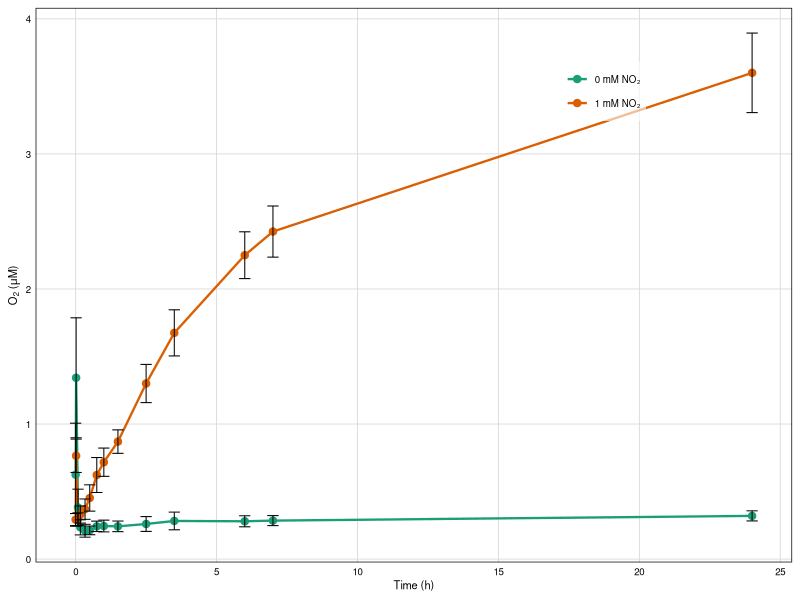
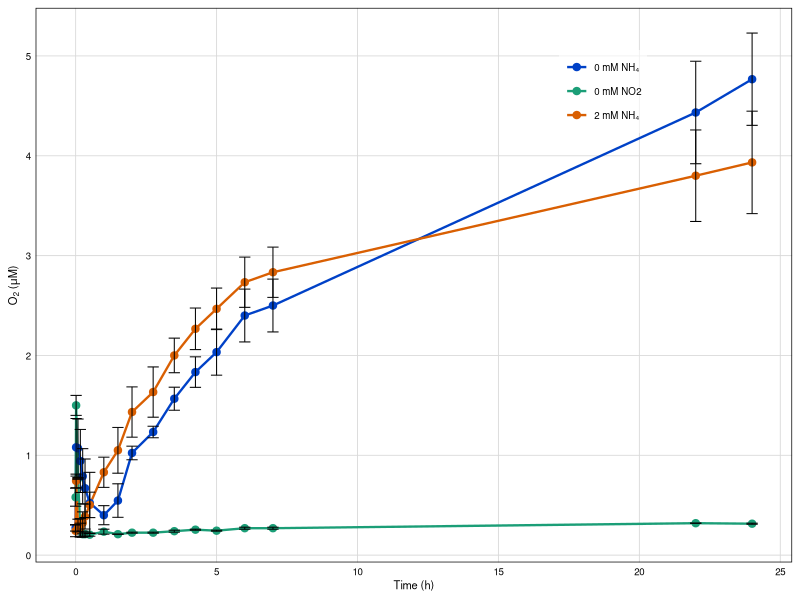
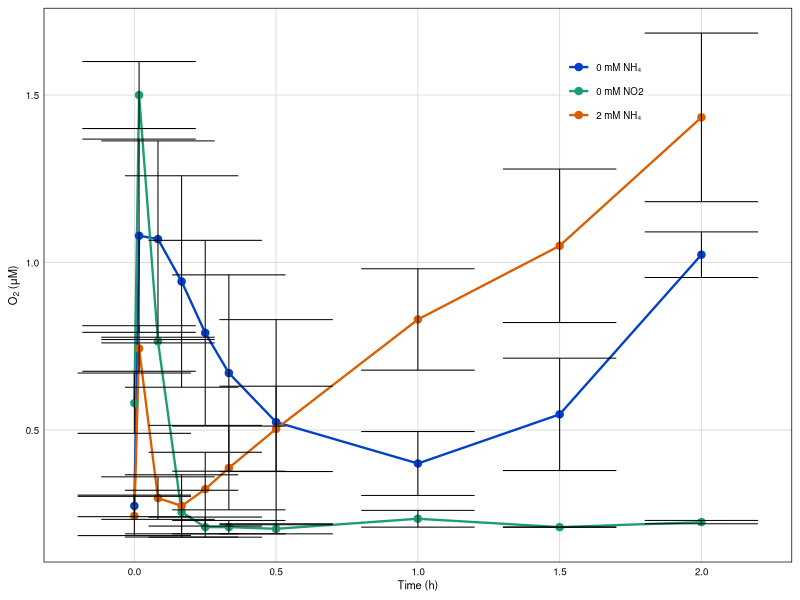
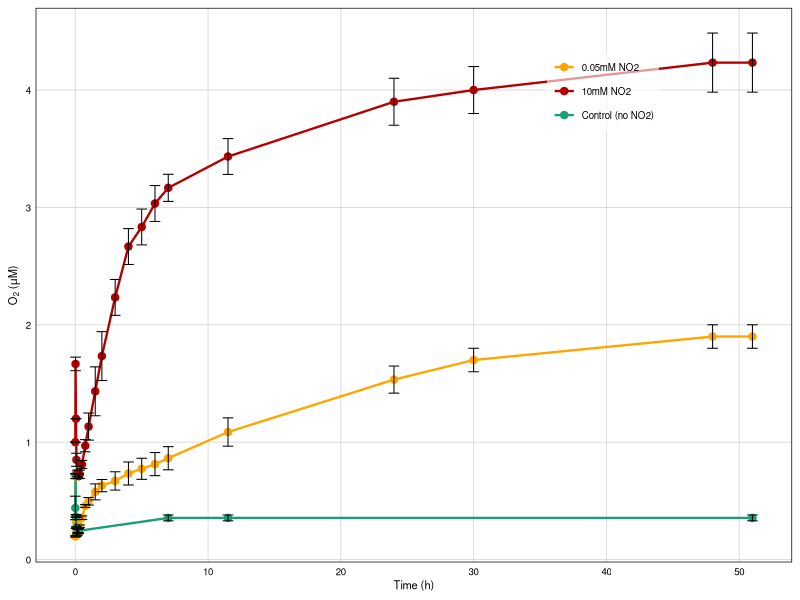
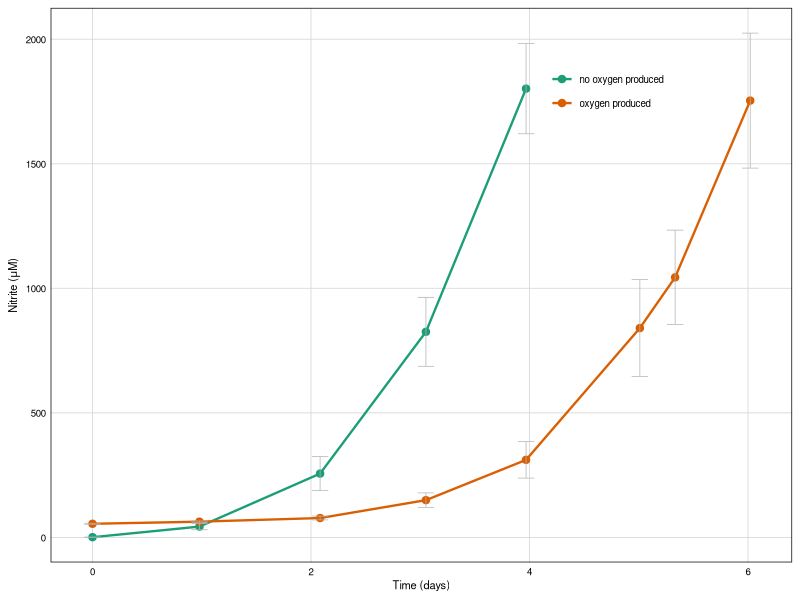
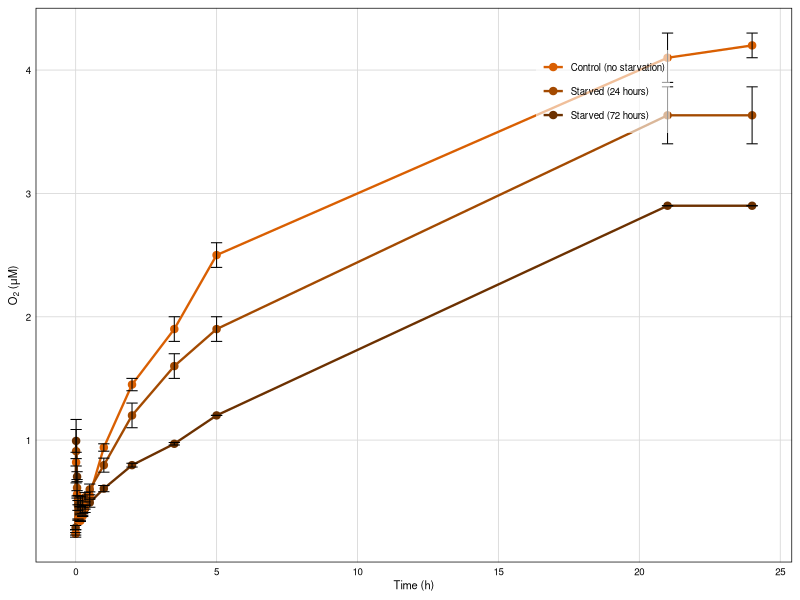
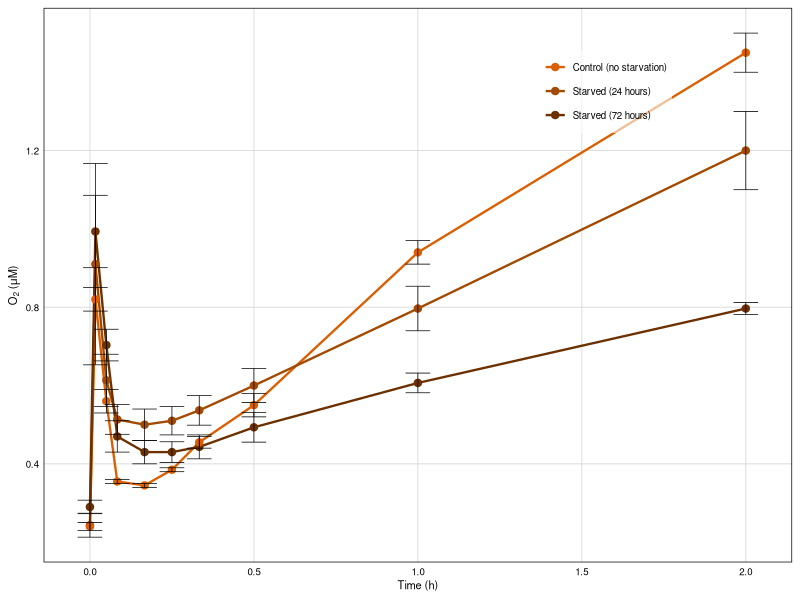
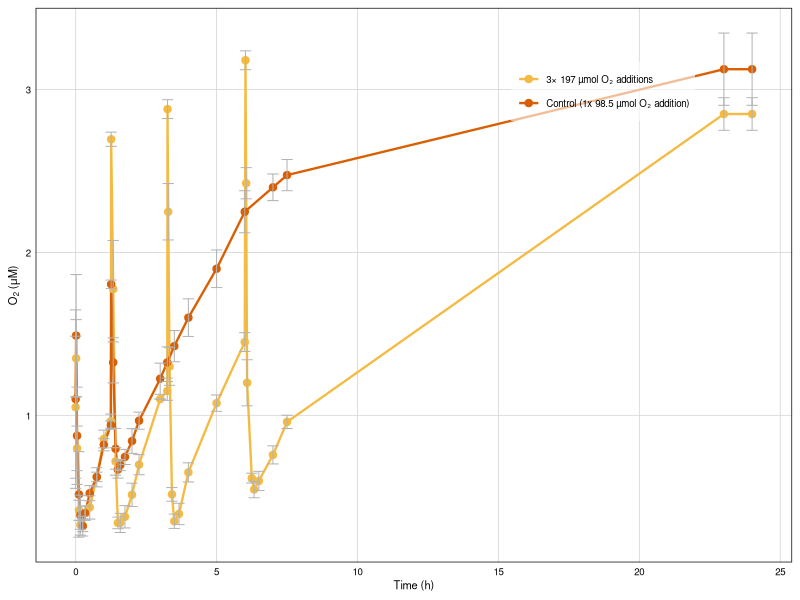

Recreate these plots in R, in order.
# This script takes all the oxygen data

#The data required is as followd
#row 1 contains metadata, in column1 is cell#, column2 date, column3 exp name
#row 2 contains descriptioni, column1 time, following columns rep names
#row 3 contains mapping info, with replicate condition indicated
#rows 4+ contain data


setwd(dirname(rstudioapi::getActiveDocumentContext()$path))  # Works in RStudio

library(tidyverse)

library(readr)
library(dplyr)
library(tidyr)
library(ggplot2)


# Load combined dataset
all_data <- read_csv("all_production_raw_data.csv")

# Split by experiment_name (correct ordering preserved)
experiments_raw <- split(all_data, all_data$experiment_name)

# build structured experiment list 
experiments <- lapply(experiments_raw, function(df) {
  list(
    name = unique(df$experiment_name),
    cell_number = unique(df$cell_number),
    date = unique(df$experiment_date),
    data = df %>% select(time, replicate, oxygen, condition)
  )
})

############################################################################################################################### FIGURE 1A

fig1a <- experiments[["NO2_dependency_and_revival_exp_12_rep"]]$data

summary_fig1a <- fig1a %>%
  group_by(condition, time) %>%
  summarise(
    mean_oxygen = mean(oxygen, na.rm = TRUE),
    sd_oxygen = sd(oxygen, na.rm = TRUE),
    .groups = "drop"
  )

condition_labels1a <- c(
  `0mM_NO2` = "0 mM NO₂",
  `1mM_NO2` = "1 mM NO₂"
)

summary_fig1a <- summary_fig1a %>%
  mutate(condition = condition_labels1a[condition])

colors1a <- c(
  `0 mM NO₂` = "#1B9E77",
  `1 mM NO₂` = "#D95F02"
)


plot_fig1a <- ggplot(summary_fig1a,
                     aes(x = time, y = mean_oxygen, color = condition)) +
  geom_line(size = 0.8) +
  geom_point(size = 2.2) +
  geom_errorbar(
    aes(ymin = mean_oxygen - sd_oxygen,
        ymax = mean_oxygen + sd_oxygen),
    width = 0.4,
    linewidth = 0.35,
    color = "black"     
  ) +
  scale_color_manual(values = colors1a) +
  labs(
    x = "Time (h)",
    y = expression(O[2]~"(" * mu * "M)")
  ) +
  theme_minimal(base_size = 8) +
  theme(
    plot.title = element_blank(),
    
    # Axis styling
    axis.text = element_text(size = 7, color = "black"),
    axis.title = element_text(size = 8),
    
    # Grid and border
    panel.grid.minor = element_blank(),
    panel.grid.major = element_line(linewidth = 0.3, color = "grey85"),
    panel.border = element_rect(color = "black", fill = NA, linewidth = 0.5),
    
    # Legend inside plot
    legend.position = c(0.75, 0.85),
    legend.background = element_rect(fill = alpha("white", 0.6), color = NA),
    legend.title = element_blank(),
    legend.text = element_text(size = 7),
    
    # Cleaner spacing
    plot.margin = margin(2, 2, 2, 2, "mm")
  )

print(plot_fig1a)



ggsave(
  filename = "./figures_to_publish/Fig1a_small.pdf",   
  plot = plot_fig1a ,                          # the ggplot object
  device = "pdf",              
  width = 9, height = 7,          
  units = "cm",
  useDingbats = FALSE,
  dpi = 600                         # dpi is ignored for PDF, but still good practice
)


ggsave(
  filename = "./figures_to_publish/Fig1a_small.png",   
  plot = plot_fig1a ,                          # the ggplot object
  device = "png",              
  width = 9, height = 7,           
  units = "cm",
  dpi = 600                         # dpi is ignored for PDF, but still good practice
)



ggsave(
  filename = "./figures_to_publish/Fig1a_big.pdf",  
  plot = plot_fig1a ,                          # the ggplot object
  device = "pdf",              
  width = 17, height = 10,           
  units = "cm",
  useDingbats = FALSE,
  dpi = 600                         # dpi is ignored for PDF, but still good practice
)


ggsave(
  filename = "./figures_to_publish/Fig1a_big.png",   
  plot = plot_fig1a ,                          # the ggplot object
  device = "png",              
  width = 17, height = 10,           
  units = "cm",
  dpi = 600                         # dpi is ignored for PDF, but still good practice
)



#################################################################################################################################  FIGURE 1B

fig1b <- experiments[["NH4_independence_repeat"]]$data

summary_fig1b <- fig1b %>%
  group_by(condition, time) %>%
  summarise(
    mean_oxygen = mean(oxygen, na.rm = TRUE),
    sd_oxygen = sd(oxygen, na.rm = TRUE),
    min_oxygen = min(oxygen, na.rm = TRUE),
    max_oxygen = max(oxygen, na.rm = TRUE),
    .groups = "drop"
  )

condition_labels1b <- c(
  `0mM NO2` = "0 mM NO2",
  `1mM NO2 +0mM NH4` = "0 mM NH₄",
  `1mM NO2 +2mM NH4` = "2 mM NH₄"
)

summary_fig1b <- summary_fig1b %>%
  mutate(condition = condition_labels1b[condition])


summary_fig1b <- summary_fig1b %>%
  mutate(
    ymin = ifelse(
      condition == "0 mM NO2",
      min_oxygen,
      mean_oxygen - sd_oxygen
    ),
    ymax = ifelse(
      condition == "0 mM NO2",
      max_oxygen,
      mean_oxygen + sd_oxygen
    )
  )

colors1b <- c(
  `2 mM NH₄` = "#D95F02",
  `0 mM NO2` = "#1B9E77",
  `0 mM NH₄` = "#0041C7"
)

plot_fig1b <- ggplot(summary_fig1b,
                     aes(x = time, y = mean_oxygen, color = condition)) +
  geom_line(size = 0.8) +
  geom_point(size = 2.2) +
  geom_errorbar(
    aes(
      ymin = ymin,
      ymax = ymax
    ),
    width = 0.4,
    linewidth = 0.35,
    color = "black"
  ) +
  scale_color_manual(values = colors1b) +
  labs(
    x = "Time (h)",
    y = expression(O[2]~"(" * mu * "M)")
  ) +
  theme_minimal(base_size = 8) +
  theme(
    plot.title = element_blank(),
    
    axis.text = element_text(size = 7, color = "black"),
    axis.title = element_text(size = 8),
    
    panel.grid.minor = element_blank(),
    panel.grid.major = element_line(linewidth = 0.3, color = "grey85"),
    panel.border = element_rect(color = "black", fill = NA, linewidth = 0.5),
    
    legend.position = c(0.75, 0.85),
    legend.background = element_rect(fill = alpha("white", 0.6), color = NA),
    legend.title = element_blank(),
    legend.text = element_text(size = 7),
    
    plot.margin = margin(2, 2, 2, 2, "mm")
  )

print(plot_fig1b)



ggsave(
  filename = "./figures_to_publish/Fig1c_small_remade.pdf",
  plot = plot_fig1b,
  device = "pdf",
  width = 9, height = 7, units = "cm",
  useDingbats = FALSE
)

ggsave(
  filename = "./figures_to_publish/Fig1c_small_remade.png",
  plot = plot_fig1b,
  device = "png",
  dpi = 600,
  width = 9, height = 7, units = "cm"
)

ggsave(
  filename = "./figures_to_publish/Fig1c_big_remade.pdf",
  plot = plot_fig1b,
  device = "pdf",
  width = 17, height = 10, units = "cm",
  useDingbats = FALSE
)

ggsave(
  filename = "./figures_to_publish/Fig1c_big_reamde.png",
  plot = plot_fig1b,
  device = "png",
  dpi = 600,
  width = 17, height = 10, units = "cm"
)
#################################################################################################################################  FIGURE 1b-zoom


summary_fig1b_zoom <- summary_fig1b %>%
  filter(time <= 2)

plot_fig1b_zoom <- ggplot(summary_fig1b_zoom,
                          aes(x = time, y = mean_oxygen, color = condition)) +
  geom_line(size = 0.8) +
  geom_point(size = 2.2) +
  geom_errorbar(
    aes(
      ymin = ymin,
      ymax = ymax
    ),
    width = 0.4,
    linewidth = 0.35,
    color = "black"
  ) +
  scale_color_manual(values = colors1b) +
  labs(
    x = "Time (h)",
    y = expression(O[2]~"(" * mu * "M)")
  ) +
  theme_minimal(base_size = 8) +
  theme(
    plot.title = element_blank(),
    
    axis.text = element_text(size = 7, color = "black"),
    axis.title = element_text(size = 8),
    
    panel.grid.minor = element_blank(),
    panel.grid.major = element_line(linewidth = 0.3, color = "grey85"),
    panel.border = element_rect(color = "black", fill = NA, linewidth = 0.5),
    
    legend.position = c(0.75, 0.85),
    legend.background = element_rect(fill = alpha("white", 0.6), color = NA),
    legend.title = element_blank(),
    legend.text = element_text(size = 7),
    
    plot.margin = margin(2, 2, 2, 2, "mm")
  )

print(plot_fig1b_zoom)

ggsave(
  filename = "./figures_to_publish/Fig1b_zoom2h_small_remade.pdf",
  plot = plot_fig1b_zoom,
  device = "pdf",
  width = 9, height = 7, units = "cm",
  useDingbats = FALSE
)

#################################################################################################################################  FIGURE 1c


FigNO2conc <- experiments[["NO2_conc_effect"]]$data


FigNO2conc_labels <- c(
  `0.05mM_NO2` = "0.05mM NO2",
  `0mM_NO2` = "Control (no NO2)",
  `10mM_NO2` = "10mM NO2"
)

summary_FigNO2conc <- FigNO2conc %>%
  group_by(condition, time) %>%
  summarise(
    mean_oxygen = mean(oxygen, na.rm = TRUE),
    sd_oxygen = sd(oxygen, na.rm = TRUE),
    min_oxygen = min(oxygen, na.rm = TRUE),
    max_oxygen = max(oxygen, na.rm = TRUE),
    .groups = "drop"
  ) %>%
  mutate(condition = FigNO2conc_labels[condition]) %>%
  mutate(
    ymin = ifelse(
      condition == "Control (no NO2)",
      min_oxygen,
      mean_oxygen - sd_oxygen
    ),
    ymax = ifelse(
      condition == "Control (no NO2)",
      max_oxygen,
      mean_oxygen + sd_oxygen
    )
  ) %>%
  filter(!is.nan(mean_oxygen))


NO2_colors <- c(
  `Control (no NO2)` = "#1B9E77",
  `0.05mM NO2`       = "orange",
  `10mM NO2`         = "#B30000"
)

plot_fig1c <- ggplot(summary_FigNO2conc,
                     aes(x = time, y = mean_oxygen, color = condition)) +
  geom_line(size = 0.8) +
  geom_point(size = 2.2) +
  geom_errorbar(
    aes(
      ymin = ymin,
      ymax = ymax
    ),
    width = 0.8,
    linewidth = 0.35,
    color = "black"
  ) +
  scale_color_manual(values = NO2_colors) +
  labs(
    x = "Time (h)",
    y = expression(O[2]~"(" * mu * "M)")
  ) +
  theme_minimal(base_size = 8) +
  theme(
    plot.title = element_blank(),
    
    axis.text = element_text(size = 7, color = "black"),
    axis.title = element_text(size = 8),
    
    panel.grid.minor = element_blank(),
    panel.grid.major = element_line(linewidth = 0.3, color = "grey85"),
    panel.border = element_rect(color = "black", fill = NA, linewidth = 0.5),
    
    legend.position = c(0.75, 0.85),
    legend.background = element_rect(fill = alpha("white", 0.6), color = NA),
    legend.title = element_blank(),
    legend.text = element_text(size = 7),
    
    plot.margin = margin(2, 2, 2, 2, "mm")
  )

print(plot_fig1c)


ggsave("./figures_to_publish/Fig1b_small_remade.pdf", plot_fig1c,
       width = 9, height = 7, units = "cm", useDingbats = FALSE)

ggsave("./figures_to_publish/Fig1c_small.png", plot_fig1c,
       width = 9, height = 7, units = "cm", dpi = 600)

ggsave("./figures_to_publish/Fig1c_big.pdf", plot_fig1c,
       width = 17, height = 10, units = "cm", useDingbats = FALSE)

ggsave("./figures_to_publish/Fig1c_big.png", plot_fig1c,
       width = 17, height = 10, units = "cm", dpi = 600)




###################################################################################################################################### Fig2


# Load raw file
raw <- read.csv("Recovery_growthcurve.csv", header = FALSE, stringsAsFactors = FALSE)

# First row = condition, second row = replicate
conds <- raw[1, -1]
reps  <- raw[2, -1]

# Build column names
col_names <- c("time", paste(conds, reps, sep = "_"))

# Remove the header rows and assign names
data <- raw[-c(1,2), ]
colnames(data) <- col_names

# Convert to numeric
data <- data %>% mutate(across(everything(), as.numeric))

# Long format
data_long <- data %>%
  pivot_longer(
    cols = -time,
    names_to = c("condition", "replicate"),
    names_sep = "_",
    values_to = "value"
  )

# Summary stats
summary_data <- data_long %>%
  group_by(condition, time) %>%
  summarise(
    mean_value = mean(value, na.rm = TRUE),
    sd_value = sd(value, na.rm = TRUE),
    .groups = "drop"
  )

# Matching color scheme
colors2 <- c(
  `no oxygen produced` = "#1B9E77",
  `oxygen produced` = "#D95F02"
)

# plot
plot_fig2 <- ggplot(summary_data,
                    aes(x = time, y = mean_value, color = condition)) +
  geom_line(size = 0.8) +
  geom_point(size = 2.2) +
  geom_errorbar(
    aes(ymin = mean_value - sd_value,
        ymax = mean_value + sd_value),
    width = 0.15,
    linewidth = 0.25,
    color = "grey70"
  ) +
  scale_color_manual(values = colors2) +
  labs(
    x = "Time (days)",
    y = expression(Nitrite~"(" * mu * "M)")
  ) +
  theme_minimal(base_size = 8) +
  theme(
    plot.title = element_blank(),
    
    axis.text = element_text(size = 7, color = "black"),
    axis.title = element_text(size = 8),
    
    panel.grid.minor = element_blank(),
    panel.grid.major = element_line(linewidth = 0.3, color = "grey85"),
    panel.border = element_rect(color = "black", fill = NA, linewidth = 0.5),
    
    legend.position = c(0.75, 0.85),
    legend.background = element_rect(fill = alpha("white", 0.6), color = NA),
    legend.title = element_blank(),
    legend.text = element_text(size = 7),
    
    plot.margin = margin(2, 2, 2, 2, "mm")
  )

print(plot_fig2)


ggsave("./figures_to_publish/Fig2_small.pdf", plot = plot_fig2, device = "pdf",
       width = 9, height = 7, units = "cm", useDingbats = FALSE)

ggsave("./figures_to_publish/Fig2_small.png", plot = plot_fig2, device = "png",
       dpi = 600, width = 9, height = 7, units = "cm")


ggsave("./figures_to_publish/Fig2_big.pdf", plot = plot_fig2, device = "pdf",
       width = 17, height = 10, units = "cm", useDingbats = FALSE)

ggsave("./figures_to_publish/Fig2_big.png", plot = plot_fig2, device = "png",
       dpi = 600, width = 17, height = 10, units = "cm")




################################################################################################################################# Fig3 starvation

starvation_experiment <- experiments[["Starvation_1d_3d_repeat"]]$data


summary_starvation_experiment <- starvation_experiment %>%
  group_by(condition, time) %>%
  summarise(
    mean_oxygen = mean(oxygen, na.rm = TRUE),
    sd_oxygen = sd(oxygen, na.rm = TRUE),
    min_oxygen = min(oxygen, na.rm = TRUE),
    max_oxygen = max(oxygen, na.rm = TRUE),
    .groups = "drop"
  )

# Fix label typos
condition_labels <- c(
  not_starved = "Control (no starvation)",
  `1d_starvaion` = "Starved (24 hours)",
  `3d_starvation` = "Starved (72 hours)"
)

summary_starvation_renamed <- summary_starvation_experiment %>%
  mutate(condition = condition_labels[condition]) %>%
  mutate(
    ymin = ifelse(
      condition == "Control (no starvation)",
      min_oxygen,
      mean_oxygen - sd_oxygen
    ),
    ymax = ifelse(
      condition == "Control (no starvation)",
      max_oxygen,
      mean_oxygen + sd_oxygen
    )
  )

# Matching color scheme:
# Control = oxygen producer color (#D95F02)
# Starved = darker variants
starvation_colors <- c(
  `Control (no starvation)` = "#D95F02",
  `Starved (24 hours)` = "#A34A01",
  `Starved (72 hours)` = "#6C3101"
)

plot_fig3 <- ggplot(summary_starvation_renamed,
                    aes(x = time, y = mean_oxygen, color = condition)) +
  geom_line(size = 0.8) +
  geom_point(size = 2.2) +
  geom_errorbar(
    aes(
      ymin = ymin,
      ymax = ymax
    ),
    width = 0.4,
    linewidth = 0.35,
    color = "black"
  ) +
  scale_color_manual(values = starvation_colors) +
  labs(
    x = "Time (h)",
    y = expression(O[2]~"(" * mu * "M)")
  ) +
  theme_minimal(base_size = 8) +
  theme(
    # No title (journal style)
    plot.title = element_blank(),
    
    axis.text = element_text(size = 7, color = "black"),
    axis.title = element_text(size = 8),
    
    panel.grid.minor = element_blank(),
    panel.grid.major = element_line(linewidth = 0.3, color = "grey85"),
    panel.border = element_rect(color = "black", fill = NA, linewidth = 0.5),
    
    legend.position = c(0.75, 0.85),
    legend.background = element_rect(fill = alpha("white", 0.6), color = NA),
    legend.title = element_blank(),
    legend.text = element_text(size = 7),
    
    plot.margin = margin(2, 2, 2, 2, "mm")
  )

print(plot_fig3)


ggsave("./figures_to_publish/Fig3_small_remade.pdf", plot = plot_fig3, device = "pdf",
       width = 9, height = 7, units = "cm", useDingbats = FALSE)

ggsave("./figures_to_publish/Fig3_small.png", plot = plot_fig3, device = "png",
       dpi = 600, width = 9, height = 7, units = "cm")

ggsave("./figures_to_publish/Fig3_big.pdf", plot = plot_fig3, device = "pdf",
       width = 17, height = 10, units = "cm", useDingbats = FALSE)

ggsave("./figures_to_publish/Fig3_big.png", plot = plot_fig3, device = "png",
       dpi = 600, width = 17, height = 10, units = "cm")

################################################################################################################################# Fig3b

summary_starvation_zoom <- summary_starvation_renamed %>%
  filter(time <= 2)

plot_fig3b <- ggplot(summary_starvation_zoom,
                     aes(x = time, y = mean_oxygen, color = condition)) +
  geom_line(
    aes(group = condition),
    size = 0.8,
    na.rm = TRUE
  )+
  geom_point(size = 2.2) +
  geom_errorbar(
    aes(
      ymin = ymin,
      ymax = ymax
    ),
    width = 0.075,
    linewidth = 0.25,
    color = "black"
  ) +
  scale_color_manual(values = starvation_colors) +
  labs(
    x = "Time (h)",
    y = expression(O[2]~"(" * mu * "M)")
  ) +
  theme_minimal(base_size = 8) +
  theme(
    plot.title = element_blank(),
    
    axis.text = element_text(size = 7, color = "black"),
    axis.title = element_text(size = 8),
    
    panel.grid.minor = element_blank(),
    panel.grid.major = element_line(linewidth = 0.3, color = "grey85"),
    panel.border = element_rect(color = "black", fill = NA, linewidth = 0.5),
    
    legend.position = c(0.75, 0.85),
    legend.background = element_rect(fill = alpha("white", 0.6), color = NA),
    legend.title = element_blank(),
    legend.text = element_text(size = 7),
    
    plot.margin = margin(2, 2, 2, 2, "mm")
  )

print(plot_fig3b)



ggsave(
  filename = "./figures_to_publish/Fig3b_small_remade.pdf",
  plot = plot_fig3b,
  device = "pdf",
  width = 9, height = 7, units = "cm",
  useDingbats = FALSE
)

ggsave(
  filename = "./figures_to_publish/Fig3b_small.png",
  plot = plot_fig3b,
  device = "png",
  dpi = 600,
  width = 9, height = 7, units = "cm"
)

ggsave(
  filename = "./figures_to_publish/Fig3b_big.pdf",
  plot = plot_fig3b,
  device = "pdf",
  width = 17, height = 10, units = "cm",
  useDingbats = FALSE
)

ggsave(
  filename = "./figures_to_publish/Fig3b_big.png",
  plot = plot_fig3b,
  device = "png",
  dpi = 600,
  width = 17, height = 10, units = "cm"
)

#
################################################################################################################################### FIGURE 4A

theme_pub <- function() {
  theme_minimal(base_size = 8) +
    theme(
      plot.title = element_blank(),
      axis.text = element_text(size = 7, color = "black"),
      axis.title = element_text(size = 8),
      panel.grid.minor = element_blank(),
      panel.grid.major = element_line(linewidth = 0.3, color = "grey85"),
      panel.border = element_rect(color = "black", fill = NA, linewidth = 0.5),
      legend.position = c(0.75, 0.85),
      legend.background = element_rect(fill = alpha("white", 0.6), color = NA),
      legend.title = element_blank(),
      legend.text = element_text(size = 7),
      plot.margin = margin(2, 2, 2, 2, "mm")
    )
}

O2_additions2 <- experiments[["O2_additions_2"]]$data

summary_O2_additions_2 <- O2_additions2 %>%
  group_by(condition, time) %>%
  summarise(
    mean_oxygen = mean(oxygen, na.rm = TRUE),
    sd_oxygen = sd(oxygen, na.rm = TRUE),
    .groups = "drop"
  ) %>%
  mutate(condition = c(
    undisturbed_production = "Control (1x 98.5 µmol O₂ addition)",
    additions_of_O2 = "3× 197 µmol O₂ additions"
  )[condition]) %>%
  filter(!is.nan(mean_oxygen))

colors_4a <- c(
  `Control (1x 98.5 µmol O₂ addition)` = "#D95F02",
  `3× 197 µmol O₂ additions` = "#F4BB44"
)

plot_fig4a <- ggplot(summary_O2_additions_2,
                     aes(x = time, y = mean_oxygen, color = condition)) +
  geom_line(size = 0.8) +
  geom_point(size = 2.2) +
  geom_errorbar(
    aes(ymin = mean_oxygen - sd_oxygen,
        ymax = mean_oxygen + sd_oxygen),
    width = 0.4, linewidth = 0.35, color = "grey70"
  ) +
  scale_color_manual(values = colors_4a) +
  labs(x = "Time (h)", y = expression(O[2]~"(" * mu * "M)")) +
  theme_pub()

print(plot_fig4a)

ggsave("./figures_to_publish/Fig4a_small.pdf", plot_fig4a, width = 9, height = 7, units = "cm", dpi = 600)
ggsave("./figures_to_publish/Fig4a_small.png", plot_fig4a, width = 9, height = 7, units = "cm", dpi = 600)




############################################################################################################################### FIGURE 4B

Fig4b <- experiments[["O2_additions_no_NH4"]]$data

summary_Fig4b <- Fig4b %>%
  group_by(condition, time) %>%
  summarise(
    mean_oxygen = mean(oxygen, na.rm = TRUE),
    sd_oxygen = sd(oxygen, na.rm = TRUE),
    .groups = "drop"
  ) %>%
  mutate(condition = c(
    undisturbed = "Control (no additions)",
    added_O2 = "3× 197 µmol O₂ additions"
  )[condition]) %>%
  filter(!is.nan(mean_oxygen))

colors_4b <- c(
  `Control (no additions)` = "#0041C7",
  `3× 197 µmol O₂ additions` = "#2F72FE"
)

plot_fig4b <- ggplot(summary_Fig4b,
                     aes(x = time, y = mean_oxygen, color = condition)) +
  geom_line(size = 0.8) +
  geom_point(size = 2.2) +
  geom_errorbar(
    aes(ymin = mean_oxygen - sd_oxygen,
        ymax = mean_oxygen + sd_oxygen),
    width = 0.4, linewidth = 0.35, color = "grey70"
  ) +
  scale_color_manual(values = colors_4b) +
  labs(x = "Time (h)", y = expression(O[2]~"(" * mu * "M)")) +
  theme_pub()

print(plot_fig4b)


ggsave("./figures_to_publish/Fig4b_small.pdf", plot_fig4b, width = 9, height = 7, units = "cm")
ggsave("./figures_to_publish/Fig4b_small.png", plot_fig4b, width = 9, height = 7, units = "cm", dpi = 600)


########################################################################################################################### FIG 4C ATU

Fig4c <- experiments[["ATU_additions"]]$data

summary_Fig4c <- Fig4c %>%
  group_by(condition, time) %>%
  summarise(
    mean_oxygen = mean(oxygen, na.rm = TRUE),
    sd_oxygen = sd(oxygen, na.rm = TRUE),
    .groups = "drop"
  ) %>%
  mutate(condition = c(
    `noATU` = "Control (no ATU)",
    `3mM_ATU` = "3 mM ATU"
  )[condition]) %>%
  filter(!is.nan(mean_oxygen))

colors_4c <- c(
  `Control (no ATU)` = "#D95F02",
  `3 mM ATU` = "#CF9FFF"
)

plot_fig4c <- ggplot(summary_Fig4c,
                     aes(x = time, y = mean_oxygen, color = condition)) +
  geom_line(size = 0.8) +
  geom_point(size = 2.2) +
  geom_errorbar(
    aes(ymin = mean_oxygen - sd_oxygen,
        ymax = mean_oxygen + sd_oxygen),
    width = 0.4, linewidth = 0.35, color = "grey70"
  ) +
  scale_color_manual(values = colors_4c) +
  labs(x = "Time (h)", y = expression(O[2]~"(" * mu * "M)")) +
  theme_pub()

print(plot_fig4c)


ggsave("./figures_to_publish/Fig4c_small.pdf", plot_fig4c, width = 9, height = 7, units = "cm")
ggsave("./figures_to_publish/Fig4c_small.png", plot_fig4c, width = 9, height = 7, units = "cm", dpi = 600)
########################################################################################################################### 






################################################################################################################################ FIG 5 ALTERNATE


prod_data_grouped <- read_csv("total_prod_data_grouped.csv")



total_condition_order_grouped <- c( "1mM NO2+ 2mMNH4", "0mM NO2","0.05mM NO2+ 2mM NH4","10mM NO2+ 2mMNH4", "1mM NO2+ NO NH4","1day starvation 1mM NO2+ 2mMNH4",  
                                    "3day starvation 1mM NO2+ 2mMNH4", "O2 addition with NH3 + 5.2", "O2 addition with NH3 0.86", "O2 addition NO  NH4 + 3.5", 
                                    "O2 addition 1.73", "ATU + O2 addition 1.73")  # change to your order


prod_summary_grouped <- prod_data_grouped %>%
  group_by(Condition) %>%
  summarise(
    mean_prod = mean(total_production),
    sd_prod = sd(total_production),
    .groups = "drop"
  ) %>%
  mutate(Condition = factor(Condition, 
                            levels = total_condition_order_grouped))



prod_summary_grouped <- prod_summary_grouped %>%
  mutate(Condition = factor(Condition, levels = total_condition_order_grouped))


total_colors_grouped <- c(
  "1mM NO2+ 2mMNH4"                     = "#D95F02",
  "0mM NO2"                             = "#1B9E77",
  "1mM NO2+ NO NH4"                     = "#0041C7",
  "1day starvation 1mM NO2+ 2mMNH4"     = "#A34A01",
  "3day starvation 1mM NO2+ 2mMNH4"     = "#6C3101",
  "O2 addition with NH3 0.86"           = "#D95F02",
  "O2 addition with NH3 + 5.2"          = "#F4BB44",
  "O2 addition NO  NH4 + 3.5"           = "#2F72FE",
  "O2 addition 1.73"                    = "#D95F02",
  "ATU + O2 addition 1.73"              = "#CF9FFF"
)

plot_fig5 <- ggplot(prod_summary_grouped,
                    aes(x = Condition, y = mean_prod, fill = Condition)) +
  geom_bar(stat = "identity", color = "black", width = 0.6) +
  geom_errorbar(
    aes(ymin = mean_prod - sd_prod,
        ymax = mean_prod + sd_prod),
    width = 0.2, linewidth = 0.35, color = "grey40"
  ) +
  scale_fill_manual(values = total_colors_grouped) +
  labs(
    x = "Condition",
    y = "Total O₂ production (amol/cell)"
  ) +
  theme_minimal(base_size = 8) +
  theme(
    legend.position = "none",
    axis.text.x = element_text(size = 7, angle = 45, hjust = 1),
    axis.text.y = element_text(size = 7, color = "black"),
    axis.title = element_text(size = 8),
    panel.grid.minor = element_blank(),
    panel.grid.major = element_line(linewidth = 0.3, color = "grey85"),
    panel.border = element_rect(color = "black", fill = NA, linewidth = 0.5),
    plot.margin = margin(2, 2, 2, 2, "mm")
  )

print(plot_fig5)



ggsave("./figures_to_publish/Fig5_small.pdf", plot_fig5,
       width = 9, height = 7, units = "cm", useDingbats = FALSE)

ggsave("./figures_to_publish/Fig5_small.png", plot_fig5,
       width = 9, height = 7, units = "cm", dpi = 600)




ggsave("./figures_to_publish/Fig5_big.pdf", plot_fig5,
       width = 17, height = 10, units = "cm", useDingbats = FALSE)

ggsave("./figures_to_publish/Fig5_big.png", plot_fig5,
       width = 17, height = 10, units = "cm", dpi = 600)
